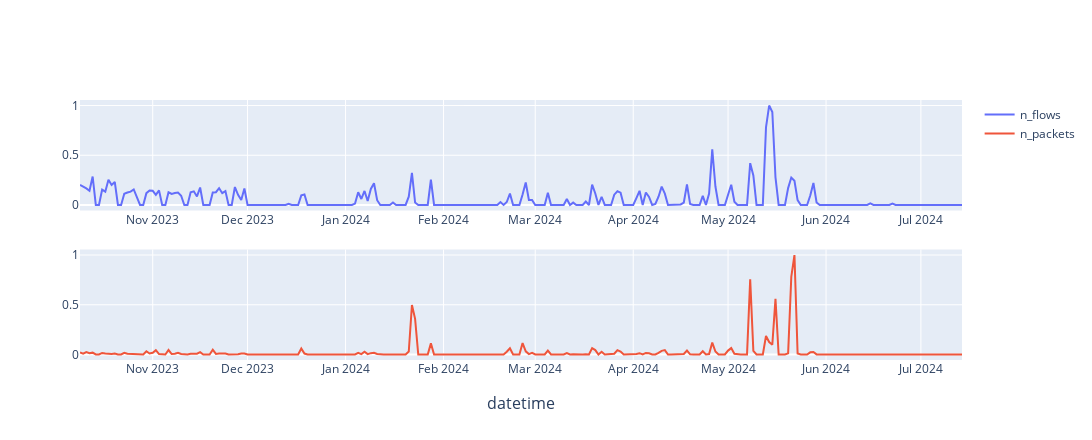

This figure's notebook cell:
### Code cell
time_based_dataset.plot(ts_id=443967, plot_type="line", features=["n_flows", "n_packets"], feature_per_plot=True, time_format="datetime")

### Figure 1 — Plotly figure (JSON) as saved in the notebook; plotly's stock layout.template omitted (floating-point values rounded to 4 significant figures; data arrays with more than 128 entries replaced by an {"elided": "..."} marker saying what was removed)
{"data": [{"mode": "lines", "name": "n_flows", "type": "scatter", "x": {"elided": "280 str values"}, "xaxis": "x", "y": {"elided": "280 float values"}, "yaxis": "y"}, {"mode": "lines", "name": "n_packets", "type": "scatter", "x": {"elided": "280 str values"}, "xaxis": "x2", "y": {"elided": "280 float values"}, "yaxis": "y2"}], "layout": {"annotations": [{"font": {"size": 16}, "showarrow": false, "text": "datetime", "x": 0.5, "xanchor": "center", "xref": "paper", "y": 0, "yanchor": "top", "yref": "paper", "yshift": -30}], "autosize": false, "height": 440, "showlegend": true, "width": 2000, "xaxis": {"anchor": "y", "domain": [0, 1]}, "xaxis2": {"anchor": "y2", "domain": [0, 1]}, "yaxis": {"anchor": "x", "domain": [0.575, 1]}, "yaxis2": {"anchor": "x2", "domain": [0, 0.425]}}}
